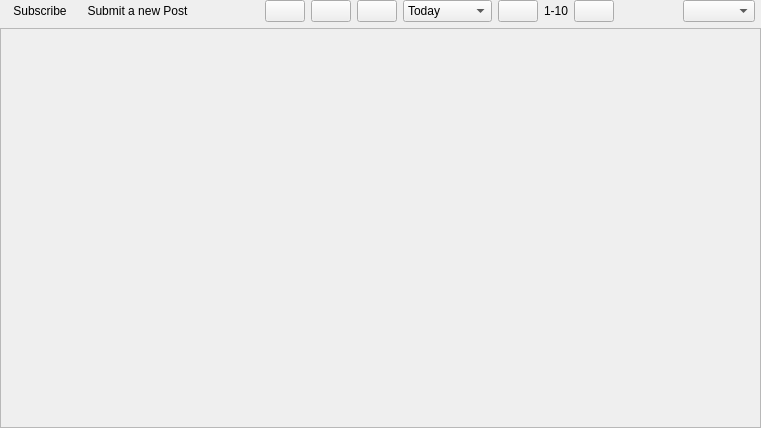
<?xml version="1.0" encoding="UTF-8"?>
<ui version="4.0">
 <class>MeshDemocListWidget</class>
 <widget class="QWidget" name="MeshDemocListWidget">
  <property name="geometry">
   <rect>
    <x>0</x>
    <y>0</y>
    <width>761</width>
    <height>428</height>
   </rect>
  </property>
  <property name="windowTitle">
   <string>Form</string>
  </property>
  <layout class="QVBoxLayout" name="verticalLayout_2">
   <property name="margin">
    <number>0</number>
   </property>
   <item>
    <layout class="QHBoxLayout" name="horizontalLayout_3">
     <property name="leftMargin">
      <number>6</number>
     </property>
     <property name="rightMargin">
      <number>6</number>
     </property>
    </layout>
   </item>
   <item>
    <widget class="QFrame" name="frame">
     <layout class="QHBoxLayout" name="horizontalLayout_2">
      <property name="spacing">
       <number>6</number>
      </property>
      <property name="leftMargin">
       <number>6</number>
      </property>
      <property name="topMargin">
       <number>0</number>
      </property>
      <property name="rightMargin">
       <number>6</number>
      </property>
      <property name="bottomMargin">
       <number>0</number>
      </property>
      <item>
       <widget class="SubscribeToolButton" name="subscribeToolButton">
        <property name="sizePolicy">
         <sizepolicy hsizetype="Fixed" vsizetype="Preferred">
          <horstretch>0</horstretch>
          <verstretch>0</verstretch>
         </sizepolicy>
        </property>
        <property name="text">
         <string notr="true">Subscribe</string>
        </property>
        <property name="autoRaise">
         <bool>true</bool>
        </property>
       </widget>
      </item>
      <item>
       <widget class="QToolButton" name="submitPostButton">
        <property name="text">
         <string>Submit a new Post</string>
        </property>
        <property name="icon">
         <iconset resource="MeshDemoc_images.qrc">
          <normaloff>:/images/meshDemoc_24.png</normaloff>:/images/meshDemoc_24.png</iconset>
        </property>
        <property name="toolButtonStyle">
         <enum>Qt::ToolButtonTextBesideIcon</enum>
        </property>
        <property name="autoRaise">
         <bool>true</bool>
        </property>
       </widget>
      </item>
      <item>
       <spacer name="horizontalSpacer_2">
        <property name="orientation">
         <enum>Qt::Horizontal</enum>
        </property>
        <property name="sizeHint" stdset="0">
         <size>
          <width>40</width>
          <height>20</height>
         </size>
        </property>
       </spacer>
      </item>
      <item>
       <widget class="QPushButton" name="hotSortButton">
        <property name="toolTip">
         <string>Hot</string>
        </property>
        <property name="text">
         <string/>
        </property>
        <property name="icon">
         <iconset resource="MeshDemoc_images.qrc">
          <normaloff>:/images/hot_24.png</normaloff>:/images/hot_24.png</iconset>
        </property>
        <property name="iconSize">
         <size>
          <width>24</width>
          <height>24</height>
         </size>
        </property>
        <property name="checkable">
         <bool>true</bool>
        </property>
        <property name="autoExclusive">
         <bool>true</bool>
        </property>
       </widget>
      </item>
      <item>
       <widget class="QPushButton" name="newSortButton">
        <property name="toolTip">
         <string>New</string>
        </property>
        <property name="text">
         <string/>
        </property>
        <property name="icon">
         <iconset resource="MeshDemoc_images.qrc">
          <normaloff>:/images/new_24.png</normaloff>:/images/new_24.png</iconset>
        </property>
        <property name="iconSize">
         <size>
          <width>24</width>
          <height>24</height>
         </size>
        </property>
        <property name="checkable">
         <bool>true</bool>
        </property>
        <property name="autoExclusive">
         <bool>true</bool>
        </property>
       </widget>
      </item>
      <item>
       <widget class="QPushButton" name="topSortButton">
        <property name="toolTip">
         <string>Top</string>
        </property>
        <property name="text">
         <string/>
        </property>
        <property name="icon">
         <iconset resource="../images.qrc">
          <normaloff>:/images/vote_up.png</normaloff>:/images/vote_up.png</iconset>
        </property>
        <property name="iconSize">
         <size>
          <width>24</width>
          <height>24</height>
         </size>
        </property>
        <property name="checkable">
         <bool>true</bool>
        </property>
        <property name="checked">
         <bool>false</bool>
        </property>
        <property name="autoExclusive">
         <bool>true</bool>
        </property>
       </widget>
      </item>
      <item>
       <widget class="QComboBox" name="periodComboBox">
        <item>
         <property name="text">
          <string>Today</string>
         </property>
        </item>
        <item>
         <property name="text">
          <string>Yesterday</string>
         </property>
        </item>
        <item>
         <property name="text">
          <string>This Week</string>
         </property>
        </item>
        <item>
         <property name="text">
          <string>This Month</string>
         </property>
        </item>
        <item>
         <property name="text">
          <string>This Year</string>
         </property>
        </item>
       </widget>
      </item>
      <item>
       <widget class="QPushButton" name="prevButton">
        <property name="toolTip">
         <string>Previous</string>
        </property>
        <property name="text">
         <string/>
        </property>
        <property name="icon">
         <iconset resource="../images.qrc">
          <normaloff>:/images/arrow-left.png</normaloff>:/images/arrow-left.png</iconset>
        </property>
       </widget>
      </item>
      <item>
       <widget class="QLabel" name="showLabel">
        <property name="text">
         <string>1-10</string>
        </property>
       </widget>
      </item>
      <item>
       <widget class="QPushButton" name="nextButton">
        <property name="toolTip">
         <string>Next</string>
        </property>
        <property name="text">
         <string/>
        </property>
        <property name="icon">
         <iconset resource="../images.qrc">
          <normaloff>:/images/arrow-right.png</normaloff>:/images/arrow-right.png</iconset>
        </property>
       </widget>
      </item>
      <item>
       <spacer name="horizontalSpacer_3">
        <property name="orientation">
         <enum>Qt::Horizontal</enum>
        </property>
        <property name="sizeHint" stdset="0">
         <size>
          <width>40</width>
          <height>20</height>
         </size>
        </property>
       </spacer>
      </item>
      <item>
       <widget class="GxsIdChooser" name="idChooser"/>
      </item>
     </layout>
    </widget>
   </item>
   <item>
    <widget class="QScrollArea" name="scrollArea">
     <property name="widgetResizable">
      <bool>true</bool>
     </property>
     <widget class="QWidget" name="scrollAreaWidgetContents">
      <property name="geometry">
       <rect>
        <x>0</x>
        <y>0</y>
        <width>759</width>
        <height>16</height>
       </rect>
      </property>
      <property name="sizePolicy">
       <sizepolicy hsizetype="Preferred" vsizetype="Fixed">
        <horstretch>0</horstretch>
        <verstretch>0</verstretch>
       </sizepolicy>
      </property>
      <layout class="QVBoxLayout" name="verticalLayout">
       <property name="spacing">
        <number>0</number>
       </property>
       <property name="margin">
        <number>0</number>
       </property>
      </layout>
     </widget>
    </widget>
   </item>
  </layout>
 </widget>
 <customwidgets>
  <customwidget>
   <class>GxsIdChooser</class>
   <extends>QComboBox</extends>
   <header>gui/gxs/GxsIdChooser.h</header>
  </customwidget>
  <customwidget>
   <class>SubscribeToolButton</class>
   <extends>QToolButton</extends>
   <header>gui/common/SubscribeToolButton.h</header>
  </customwidget>
 </customwidgets>
 <resources>
  <include location="../images.qrc"/>
  <include location="MeshDemoc_images.qrc"/>
 </resources>
 <connections/>
</ui>
